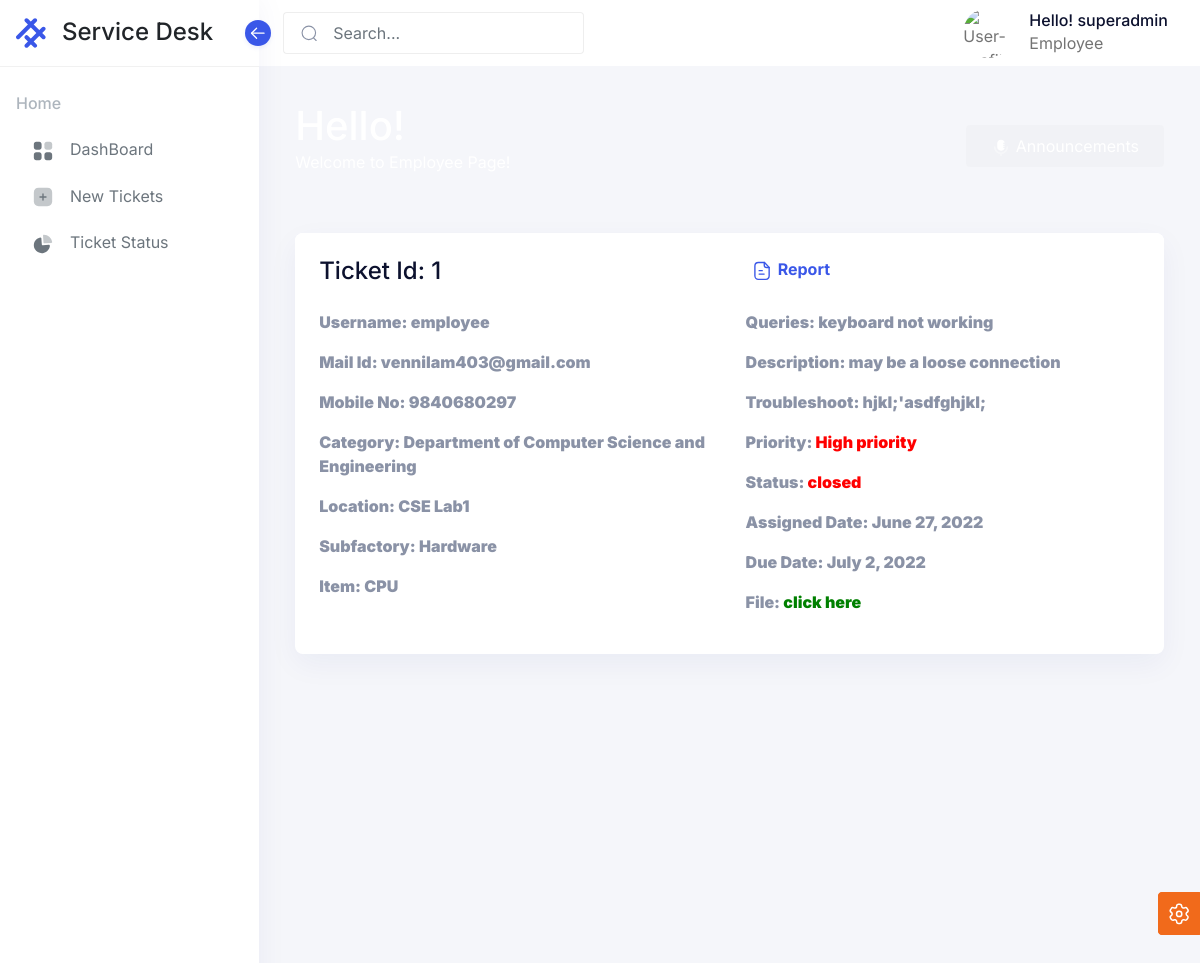
Page /empdetail_ticket/1/ (signed in) on the committed database.
### tickets/models.py (models this page shows, shortened)
class User(AbstractUser):
    userId = models.CharField(max_length=300)
    email = models.EmailField(max_length=5000, unique=True)
    mobNo = models.CharField(max_length=13)
    address = models.TextField(max_length=2000)
    designation = models.CharField(max_length=200)
    date_joined = models.DateTimeField(auto_now_add=True)
    last_login = models.DateTimeField(null=True)
    is_superadmin=models.BooleanField('is superadmin', default=False)
    is_admin=models.BooleanField('is admin', default=False)
    is_engineer=models.BooleanField('is engineer', default=False)
    is_employee=models.BooleanField('is employee', default=False)

class Tickets(models.Model):
    Id=models.IntegerField(primary_key=True)
    username=models.CharField(max_length=100, blank=True, null=True)
    category=models.CharField(max_length=100, blank=True, null=True)
    location=models.CharField(max_length=100, blank=True, null=True)
    subfactory=models.CharField(max_length=100, blank=True, null=True)
    item=models.CharField(max_length=100, blank=True, null=True)
    queries=models.CharField(max_length=1000, blank=True, null=True)
    Description=models.TextField(max_length=1000, blank=True, null=True)
    mobileNo=models.CharField(max_length=13, blank=True, null=True)
    mail=models.CharField(max_length=1000, blank=True, null=True)
    engmobileNo=models.CharField(max_length=13, blank=True, null=True)
    engmail=models.CharField(max_length=1000, blank=True, null=True)
    priority=models.CharField(max_length=50, blank=True, null=True)
    status=models.CharField(max_length=50,blank=True, null=True)
    assigned=models.CharField(max_length=100,blank=True, null=True)
    assigned_date = models.DateField(blank=True, null=True)
    due_date=models.DateField(blank=True, null=True)
    uploadFile=models.FileField(blank=True, null=True)
    admindesc=models.CharField(max_length=10000,blank=True, null=True)
    issueReport=models.CharField(max_length=10000,blank=True, null=True)
    problemDesc=models.CharField(max_length=10000,blank=True, null=True)
    causeProb=models.CharField(max_length=10000,blank=True, null=True)
    solGiven=models.CharField(max_length=10000,blank=True, null=True)
    notes=models.CharField(max_length=10000,blank=True, null=True)

### tickets/views.py (the view)
# urls.py: path('empdetail_ticket/<int:Id>/', views.empdetail_ticket, name='empdetail_ticket'),
@login_required(login_url='login')
def empdetail_ticket(request,Id):
    emp=User.objects.all()
    item=Tickets.objects.get(Id=Id)
    item_list=Tickets.objects.all()
    context={
        'item':item,
        'item_list':item_list,
        'emp':emp
    }
    return render(request, 'employee/employee_detail.html', context)

### templates/employee/employee_detail.html (shortened to what this page needs)
{% extends 'employeebasic.html' %}
{% load static %}
{% block content %}
<div class="iq-navbar-header" style="height: 215px;">
    <div class="container-fluid iq-container">
        <div class="row">
            <div class="col-md-12">
                <div class="flex-wrap d-flex justify-content-between align-items-center">
                    <div>
                        <h1>Hello!</h1>
                        <p>Welcome to Employee Page!</p>
                    </div>
                    <div>
                        <a href="" class="btn btn-link btn-soft-light">
                        </a>
                    </div>
                </div>
            </div>
        </div>
    </div>
    <div class="iq-header-img">
    </div>
</div>
</div>
<div class="conatiner-fluid content-inner mt-n5 py-0">
<div>
  <div class="row">
      <div class="col-sm-12 col-lg-12">
          <div class="card" data-aos="fade-up" data-aos-delay="700">
              <div class="card-header d-flex justify-content-between">
                <div class="cardHeader">
                    <h4 class="card-title">Ticket Id: {{ item.Id }}</h4>
                </div>
              <div class="header-title">
                <a type="button" class="assign" style="flex-basis: 5%;" href="{% url 'empreport' item.Id %}" >
                    <b>Report<b></a>
              </div>
              </div>
              <div class="card-body">
                    <div class="row">
                        <div class="col-6 ticketDetails">
                            <p> Username:  <span>{{ item.username }}</span></p>
                            <p> Mail Id: <span>{{ item.mail }}</span> </p>
                            <p> Mobile No: <span>{{ item.mobileNo }}</span> </p>
                            <p> Category: <span>{{ item.category }}</span> </p>
                            <p> Location: <span>{{ item.location }}</span> </p>
                            <p> Subfactory: <span>{{ item.subfactory }}</span> </p>
                            <p> Item: <span>{{ item.item }}</span> </p>
                        </div>
                        <div class="col-6 ticketDetails">
                            <p> Queries: <span>{{ item.queries }}</span> </p>
                            <p> Description: <span>{{ item.Description }}</span></p>
                            <p> Troubleshoot: <span>{{ item.admindesc }}</span> </p>
                            {% if item.priority == 'High priority' %}
                            <p> Priority: <span style="color:red;">{{ item.priority }}</span></p>
                            {% endif %}
                            {% if item.status != 'Completed' %}
                            <p> Status: <span style="color: red;">{{ item.status }}</span> </p>
                            {% endif %}
                            <p> Assigned Date: <span>{{ item.assigned_date }}</span> </p>
                            <p> Due Date: <span>{{ item.due_date }}</span> </p>
                            <p> File: <a  href = "http://localhost:8000/files/{{item.uploadFile}}" ><span style="color:green;">click here</span></p>
                        </div>
                    </div>
              </div>
          </div>
      </div>
  </div>
</div>
</div>
    </main>
<a class="btn btn-fixed-end btn-warning btn-icon btn-setting" data-bs-toggle="offcanvas" data-bs-target="#offcanvasExample" role="button" aria-controls="offcanvasExample">
</a>
<a class="btn btn-fixed-end btn-warning btn-icon btn-setting" data-bs-toggle="offcanvas" data-bs-target="#offcanvasExample" role="button" aria-controls="offcanvasExample">
    </a>
{% endblock %}

### templates/employeebasic.html (shortened to what this page needs)
{% load static %}
<!doctype html>
<html lang="en" dir="ltr">
  <head>
     <link href="https://unpkg.com/aos@2.3.1/dist/aos.css" rel="stylesheet">
     <link rel="stylesheet" href="https://cdnjs.cloudflare.com/ajax/libs/Chart.js/2.8.0/Chart.min.css" />
      <link rel="stylesheet" href="{% static 'assets/css/core/libs.min.css' %}" />
      <link rel="stylesheet" href="{% static 'assets/css/hope-ui.min.css' %}" />
      <link rel="stylesheet" href="{% static 'assets/css/custom.min.css' %}" />
      <link rel="stylesheet" href="{% static 'assets/css/dark.min.css' %}"/>
      <link rel="stylesheet" href="{% static 'assets/css/customizer.min.css' %}" />
      <link rel="stylesheet" href="{% static 'assets/css/rtl.min.css' %}"/>
  </head>
  <body class="  ">
    <aside class="sidebar sidebar-default navs-rounded-all ">
        <div class="sidebar-header d-flex align-items-center justify-content-start">
            <a href="../../dashboard/index.html" class="navbar-brand">
                            <h4 class="logo-title">Service Desk</h4>
            </a>
            <div class="sidebar-toggle" data-toggle="sidebar" data-active="true">
                <i class="icon">
                </i>
            </div>
        </div>
        <div class="sidebar-body pt-0 data-scrollbar">
            <div class="sidebar-list">
                <ul class="navbar-nav iq-main-menu" id="sidebar-menu">
                    <li class="nav-item static-item">
                        <a class="nav-link static-item disabled" href="#" tabindex="-1">
                            <span class="default-icon">Home</span>
                        </a>
                    </li>
                    <li class="nav-item">
                        <a class="nav-link " aria-current="page" href="{% url 'employeedash' %}">
                            <i class="icon">
                            </i>
                            <span class="item-name">DashBoard</span>
                        </a>
                    </li>
                    <li class="nav-item">
                        <a class="nav-link " aria-current="page" href="{% url 'employee' %}">
                            <i class="icon">
                            </i>
                            <span class="item-name">New Tickets</span>
                        </a>
                    </li>
                    <li class="nav-item">
                        <a class="nav-link " aria-current="page" href="{% url 'employee_status' %}">
                            <i class="icon">
                            </i>
                            <span class="item-name">Ticket Status</span>
                        </a>
                    </li>
                </ul>
                        </div>
        </div>
    </aside>    <main class="main-content">
      <div class="position-relative iq-banner">
        <nav class="nav navbar navbar-expand-lg navbar-light iq-navbar">
          <div class="container-fluid navbar-inner">
            <div class="input-group search-input">
              <span class="input-group-text" id="search-input">
              </span>
              <input type="search" class="form-control" placeholder="Search...">
            </div>
            <div class="collapse navbar-collapse" id="navbarSupportedContent">
              <ul class="mb-2 navbar-nav ms-auto align-items-center navbar-list mb-lg-0">
                <li class="nav-item dropdown">
                  <a class="py-0 nav-link d-flex align-items-center" href="#" id="navbarDropdown" role="button" data-bs-toggle="dropdown" aria-expanded="false">
                    <img src="{% static 'assets/images/avatars/01.png' %}" alt="User-Profile" class="theme-color-default-img img-fluid avatar avatar-50 avatar-rounded">
                    <div class="caption ms-3 d-none d-md-block ">
                        <h6 class="mb-0 caption-title">Hello! {{user.username}}</h6>
                        <p class="mb-0 caption-sub-title">Employee</p>
                    </div>
                  </a>
                </li>
              </ul>
            </div>
          </div>
        </nav>
        {% if user.is_authenticated %}
        {% block content %}{% endblock content %}
        {% else %}
        <p>login here : <a href="{% url 'login' %}"></a></p>
        {% endif %}
  </body>
</html>

### rows in the picture
User: username "superadmin"
Tickets: Id "1", username "employee", mail "vennilam403@gmail.com", mobileNo "9840680297", category "Department of Computer Science and Engineering", location "CSE Lab1", subfactory "Hardware", item "CPU", queries "keyboard not working", Description "may be a loose connection", admindesc "hjkl;'asdfghjkl;", priority "High priority", status "closed", assigned_date "June 27, 2022", due_date "July 2, 2022"
